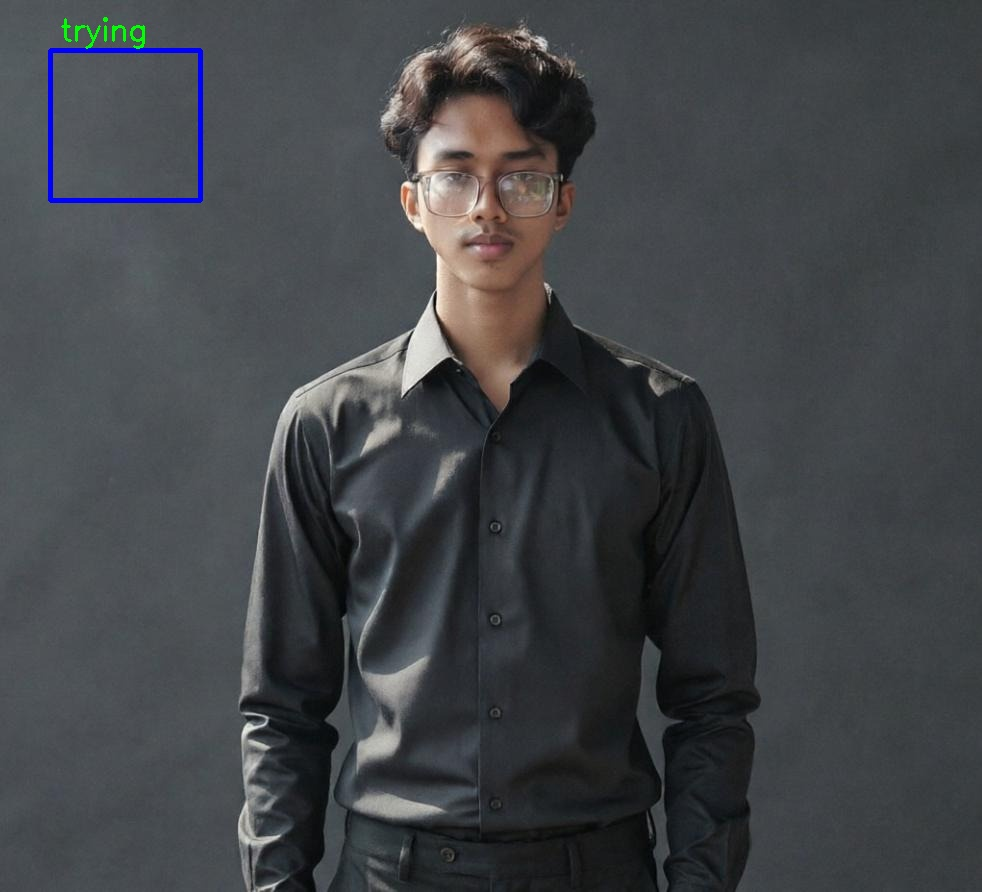
#> input picture deep_learning/00_CORE_DEEP_LEARNING/computer_vision/opencv/adding shape and image.jpg, 982 x 892 px, given in place of the camera
$ python burgeler_precense.py
#> lines starting #> are read from the running program, lines starting #| are printed output that depends on the picture; after the words box and inside, x2 and y2 are one past the last pixel; in counts of white or black regions, pixels touching at a corner belong together
import cv2
import numpy as np

# Buka webcam
cap = cv2.VideoCapture(0)

# Periksa apakah webcam berhasil dibuka
if not cap.isOpened():
    print("Error: Tidak dapat membuka webcam. Periksa izin kamera di System Preferences.")
    exit()

print("Webcam berhasil dibuka. Tekan 'q' untuk keluar.")

# Ambil frame pertama
ret, frame1 = cap.read()
#> frame1 is the input picture: shape (892, 982, 3); mean B, G, R 71.6, 68.2, 65.7
if not ret:
    print("Error: Tidak dapat membaca frame pertama.")
    cap.release()
    exit()

ret, frame2 = cap.read()
if not ret:
    print("Error: Tidak dapat membaca frame kedua.")
    cap.release()
    exit()

while cap.isOpened():
    # Hitung perbedaan antar frame
    diff = cv2.absdiff(frame1, frame2)
#> diff: shape (892, 982, 3); every value is 0

    # Convert ke grayscale
    gray = cv2.cvtColor(diff, cv2.COLOR_BGR2GRAY)
#> gray: shape (892, 982); every value is 0

    # Blur supaya noise berkurang
    blur = cv2.GaussianBlur(gray, (5, 5), 0)

    # Threshold
    _, thresh = cv2.threshold(blur, 20, 255, cv2.THRESH_BINARY)

    # Dilasi biar area gerak lebih jelas
    dilated = cv2.dilate(thresh, None, iterations=3)

    # Cari contour
    contours, _ = cv2.findContours(
        dilated,
        cv2.RETR_TREE,
        cv2.CHAIN_APPROX_SIMPLE
    )
#> contours = []

    # Gambar kotak dan teks untuk manusia yang terdeteksi
    human_count = 0
    for contour in contours:
        if cv2.contourArea(contour) < 1000:
            continue
        x, y, w, h = cv2.boundingRect(contour)
        cv2.rectangle(frame1, (x, y), (x + w, y + h), (0, 255, 0), 2)
        human_count += 1
#> this loop made 0 passes
#> after the loop, human_count = 0

    # Tampilkan jumlah manusia yang terdeteksi
    if human_count == 0:
        cv2.putText(frame1, "Nothing", (10, 30), cv2.FONT_HERSHEY_SIMPLEX, 1, (0, 0, 255), 2)
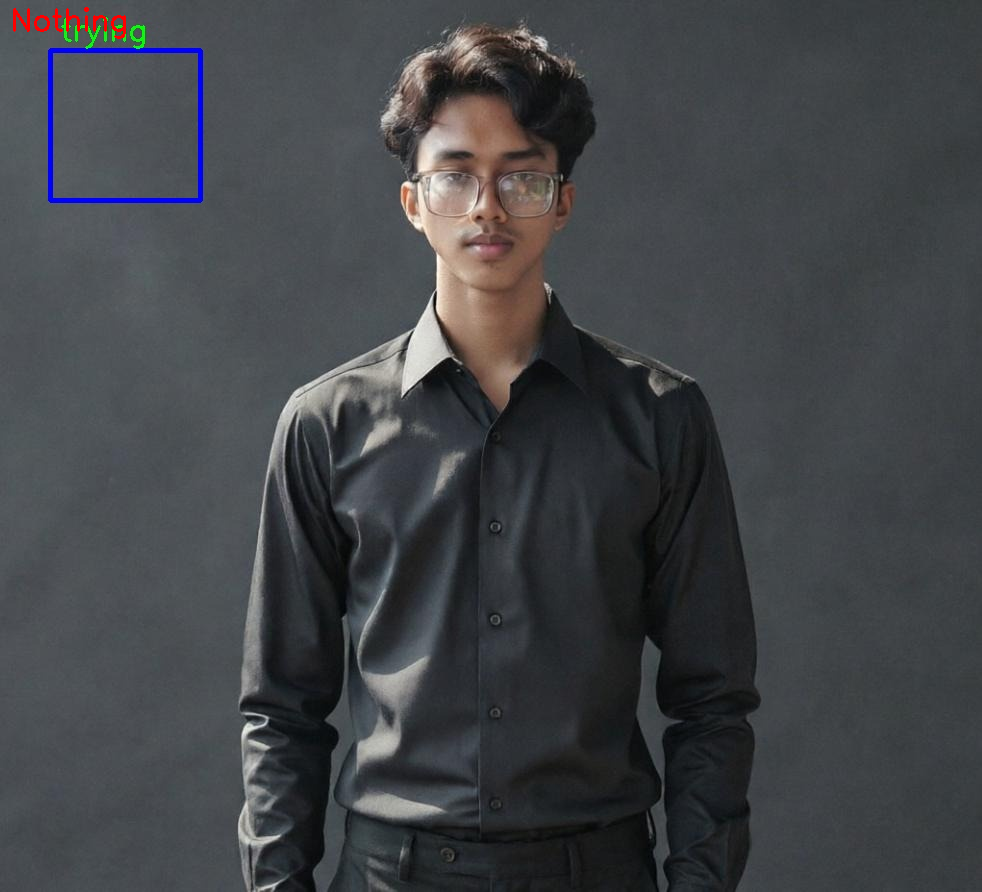
#> frame1: shape (892, 982, 3); 0.11% of pixels changed, all inside (x1, y1, x2, y2) = (13, 7, 126, 39)
    else:
        cv2.putText(frame1, "1 Human", (10, 30), cv2.FONT_HERSHEY_SIMPLEX, 1, (0, 0, 255), 2)

    # Tampilkan frame asli dan frame dengan deteksi gerak
    cv2.imshow("Original", frame1)
    cv2.imshow("Motion Detection", frame1)

    # Geser frame
    frame1 = frame2
    ret, frame2 = cap.read()

    # Keluar tekan q
    if cv2.waitKey(1) & 0xFF == ord('q'):
#> (key q is pressed here)
        break

cap.release()
cv2.destroyAllWindows()
